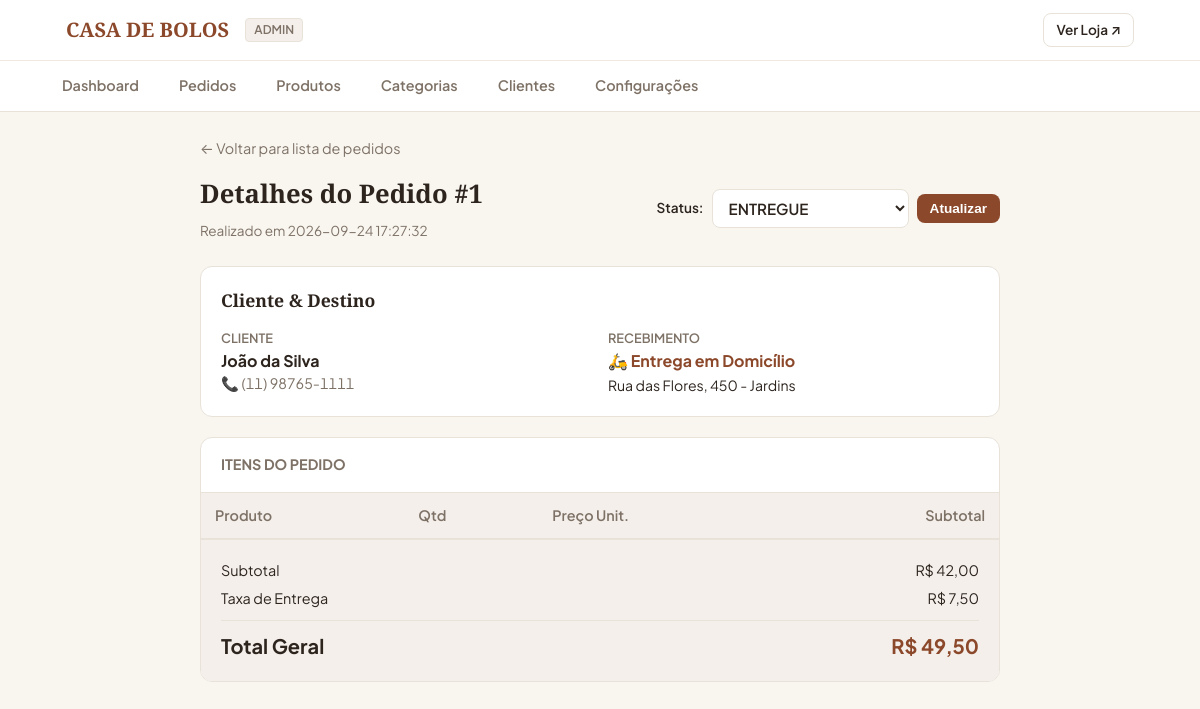
The page /admin/pedidos/1 on the database its author committed.
### tables this page shows
CREATE TABLE pedidos (
            id INTEGER PRIMARY KEY AUTOINCREMENT,
            cliente_id INTEGER NOT NULL,
            tipo_entrega TEXT NOT NULL, -- 'retirada' ou 'entrega'
            status TEXT NOT NULL,       -- 'NOVO', 'CONFIRMADO', 'EM PREPARO', etc.
            subtotal REAL NOT NULL,
            taxa_entrega REAL DEFAULT 0.0,
            total REAL NOT NULL,
            observacao TEXT,
            endereco_entrega TEXT,
            created_at TIMESTAMP DEFAULT CURRENT_TIMESTAMP,
            updated_at TIMESTAMP DEFAULT CURRENT_TIMESTAMP,
            FOREIGN KEY (cliente_id) REFERENCES clientes(id)
        );

CREATE TABLE clientes (
            id INTEGER PRIMARY KEY AUTOINCREMENT,
            nome TEXT NOT NULL,
            telefone TEXT UNIQUE NOT NULL,
            endereco TEXT,
            numero TEXT,
            complemento TEXT,
            bairro TEXT,
            cidade TEXT,
            created_at TIMESTAMP DEFAULT CURRENT_TIMESTAMP,
            updated_at TIMESTAMP DEFAULT CURRENT_TIMESTAMP
        );

### routes/admin.py (the view)
@admin_bp.route('/pedidos/<int:pedido_id>')
def pedido_detalhe(pedido_id):
    pedido = PedidoService.obter_pedido(pedido_id)
    if not pedido:
        flash('Pedido não encontrado.', 'warning')
        return redirect(url_for('admin.pedidos'))
    status_opcoes = PedidoModel.STATUS_ENTREGA if pedido['tipo_entrega'] == 'entrega' else PedidoModel.STATUS_RETIRADA
    return render_template('admin/pedido.html', pedido=pedido, status_opcoes=status_opcoes)

### app.py (called while the page is built)
def create_app():
    app = Flask(__name__)
    app.config.from_object(Config)
    with app.app_context():
        init_db()
    app.register_blueprint(cliente_bp)
    app.register_blueprint(catalogo_bp)
    app.register_blueprint(pedido_bp)
    app.register_blueprint(admin_bp)
    @app.template_filter('moeda')
    def formatar_moeda(valor):
        try:
            return f"R$ {float(valor):,.2f}".replace(',', 'X').replace('.', ',').replace('X', '.')
        except (ValueError, TypeError):
            return "R$ 0,00"
    @app.context_processor
    def inject_global_data():
        from services.pedido_service import PedidoService
        return {
            'loja_nome': Config.STORE_NAME,
            'loja_telefone': Config.STORE_PHONE,
            'loja_endereco': Config.STORE_ADDRESS,
            'taxa_entrega_padrao': PedidoService.get_taxa_entrega()
        }
    return app

### database.py (called while the page is built)
def get_db_connection():
    os.makedirs(os.path.dirname(Config.DATABASE), exist_ok=True)
    conn = sqlite3.connect(Config.DATABASE)
    conn.row_factory = sqlite3.Row
    conn.execute("PRAGMA foreign_keys = ON")
    return conn

### models/pedido.py (called while the page is built)
    @staticmethod
    def get_by_id(pedido_id):
        conn = get_db_connection()
        cursor = conn.cursor()
        cursor.execute('''
            SELECT p.*, c.nome as cliente_nome, c.telefone as cliente_telefone
            FROM pedidos p
            JOIN clientes c ON p.cliente_id = c.id
            WHERE p.id = ?
        ''', (pedido_id,))
        pedido = cursor.fetchone()
        if not pedido:
            conn.close()
            return None
        pedido_dict = dict(pedido)
        cursor.execute('''
            SELECT pi.*, pr.nome as produto_nome, pr.imagem as produto_imagem
            FROM pedido_itens pi
            JOIN produtos pr ON pi.produto_id = pr.id
            WHERE pi.pedido_id = ?
        ''', (pedido_id,))
        pedido_dict['itens'] = [dict(row) for row in cursor.fetchall()]
        conn.close()
        return pedido_dict

### services/pedido_service.py (called while the page is built)
    @staticmethod
    def get_taxa_entrega():
        conn = get_db_connection()
        cursor = conn.cursor()
        cursor.execute("SELECT valor FROM configuracoes WHERE chave = 'taxa_entrega'")
        row = cursor.fetchone()
        conn.close()
        return float(row['valor']) if row else 7.50

    @staticmethod
    def obter_pedido(pedido_id):
        return PedidoModel.get_by_id(pedido_id)

### templates/admin/pedido.html (shortened to what this page needs)
{% extends 'admin/base_admin.html' %}
{% block content %}
<div style="max-width: 800px; margin: 0 auto;">
  <a href="{{ url_for('admin.pedidos') }}" style="display: inline-flex; align-items: center; gap: 6px; font-size: 0.9rem; color: var(--muted); margin-bottom: 16px;">
    ← Voltar para lista de pedidos
  </a>
  <div style="display: flex; justify-content: space-between; align-items: center; flex-wrap: wrap; gap: 12px; margin-bottom: 24px;">
    <div>
      <h1 style="font-size: 1.6rem; margin-bottom: 4px;">Detalhes do Pedido #{{ pedido.id }}</h1>
      <span style="font-size: 0.85rem; color: var(--muted);">Realizado em {{ pedido.created_at }}</span>
    </div>
    <form method="POST" action="{{ url_for('admin.atualizar_status', pedido_id=pedido.id) }}" style="display: flex; align-items: center; gap: 8px;">
      <label for="status" style="font-size: 0.85rem; font-weight: 600;">Status:</label>
      <select name="status" id="status" class="form-control" style="width: auto; padding: 8px 12px; font-weight: 600;">
        {% for st in status_opcoes %}
          <option value="{{ st }}" {% if pedido.status == st %}selected{% endif %}>
            {{ st }}
          </option>
        {% endfor %}
      </select>
      <button type="submit" class="btn btn-primary btn-sm">Atualizar</button>
    </form>
  </div>
  <div style="display: grid; grid-template-columns: 1fr; gap: 20px;">
    <div style="background: var(--surface); border: 1px solid var(--border); border-radius: var(--radius); padding: 20px;">
      <h2 style="font-size: 1.1rem; margin-bottom: 12px;">Cliente & Destino</h2>
      <div style="display: grid; grid-template-columns: repeat(auto-fit, minmax(220px, 1fr)); gap: 16px;">
        <div>
          <span style="font-size: 0.8rem; color: var(--muted); text-transform: uppercase; font-weight: 600;">Cliente</span>
          <div style="font-size: 1rem; font-weight: 700; color: var(--text);">{{ pedido.cliente_nome }}</div>
          <div style="font-size: 0.9rem; color: var(--muted); font-variant-numeric: tabular-nums;">
            📞 {{ pedido.cliente_telefone }}
          </div>
        </div>
        <div>
          <span style="font-size: 0.8rem; color: var(--muted); text-transform: uppercase; font-weight: 600;">Recebimento</span>
          <div style="font-size: 1rem; font-weight: 700; color: var(--primary);">
            {% if pedido.tipo_entrega == 'entrega' %}🛵 Entrega em Domicílio{% else %}🏪 Retirada na Loja{% endif %}
          </div>
          <div style="font-size: 0.88rem; color: var(--text); margin-top: 2px;">
            {{ pedido.endereco_entrega }}
          </div>
        </div>
      </div>
    </div>
    <div style="background: var(--surface); border: 1px solid var(--border); border-radius: var(--radius); overflow: hidden;">
      <div style="padding: 16px 20px; border-bottom: 1px solid var(--border); font-size: 0.9rem; font-weight: 700; text-transform: uppercase; color: var(--muted);">
        Itens do Pedido
      </div>
      <table class="data-table">
        <thead>
          <tr>
            <th>Produto</th>
            <th>Qtd</th>
            <th>Preço Unit.</th>
            <th style="text-align: right;">Subtotal</th>
          </tr>
        </thead>
      </table>
      <div style="padding: 20px; background: var(--surface-alt); border-top: 1px solid var(--border);">
        <div style="display: flex; justify-content: space-between; margin-bottom: 6px; font-size: 0.9rem;">
          <span>Subtotal</span>
          <span>{{ pedido.subtotal|moeda }}</span>
        </div>
        <div style="display: flex; justify-content: space-between; margin-bottom: 10px; font-size: 0.9rem;">
          <span>Taxa de Entrega</span>
          <span>{{ pedido.taxa_entrega|moeda }}</span>
        </div>
        <div style="border-top: 1px solid var(--border); padding-top: 10px; display: flex; justify-content: space-between; font-size: 1.25rem; font-weight: 700;">
          <span>Total Geral</span>
          <span style="color: var(--primary);">{{ pedido.total|moeda }}</span>
        </div>
      </div>
    </div>
  </div>
</div>
{% endblock %}

### static/css/style.css (style rules this page uses)
:root { --background: #FAF7F2; --surface: #FFFFFF; --surface-alt: #F4EFEB; --text: #2D241E; --muted: #7E7267; --primary: #8C482A; --primary-hover: #73371D; --primary-light: #F7EFEA; --accent: #D48C46; --border: #E8E2D9; --border-focus: #8C482A; --success: #2E7D32; --warning: #ED6C02; --danger: #D32F2F; --radius: 12px; --radius-sm: 8px; --radius-lg: 16px; --shadow-sm: 0 1px 3px rgba(45, 36, 30, 0.05); --shadow-md: 0 4px 12px rgba(45, 36, 30, 0.08); --font-serif: 'Playfair Display', Georgia, serif; --font-sans: 'Plus Jakarta Sans', system-ui, -apple-system, sans-serif; }
* { box-sizing: border-box; margin: 0; padding: 0; }
body { background-color: var(--background); color: var(--text); font-family: var(--font-sans); line-height: 1.5; -webkit-font-smoothing: antialiased; }
h1, h2, h3, .brand-font { font-family: var(--font-serif); font-weight: 600; color: var(--text); }
a { color: inherit; text-decoration: none; }
.btn { display: inline-flex; align-items: center; justify-content: center; gap: 8px; padding: 12px 20px; font-size: 0.95rem; font-weight: 600; border-radius: var(--radius); border: 1px solid transparent; cursor: pointer; transition: all 0.15s ease-in-out; text-align: center; white-space: nowrap; }
.btn-primary { background-color: var(--primary); color: #FFFFFF; }
.btn-sm { padding: 6px 12px; font-size: 0.85rem; border-radius: var(--radius-sm); }
.form-control { width: 100%; padding: 12px 14px; font-size: 0.95rem; font-family: inherit; border: 1px solid var(--border); border-radius: var(--radius-sm); background: var(--surface); color: var(--text); }

### templates/admin/base_admin.html (style rules this page uses)
.data-table { width: 100%; border-collapse: collapse; font-size: 0.9rem; text-align: left; }
.data-table th { padding: 12px 14px; background: var(--surface-alt); font-weight: 600; color: var(--muted); border-bottom: 1px solid var(--border); }

### rows shown on the page
pedidos: id "1", created_at "2026-09-24 17:27:32", status "ENTREGUE", endereco_entrega "Rua das Flores, 450 - Jardins", subtotal|moeda "R$ 42,00", taxa_entrega|moeda "R$ 7,50", total|moeda "R$ 49,50"
clientes: cliente_nome "João da Silva", cliente_telefone "(11) 98765-1111"
